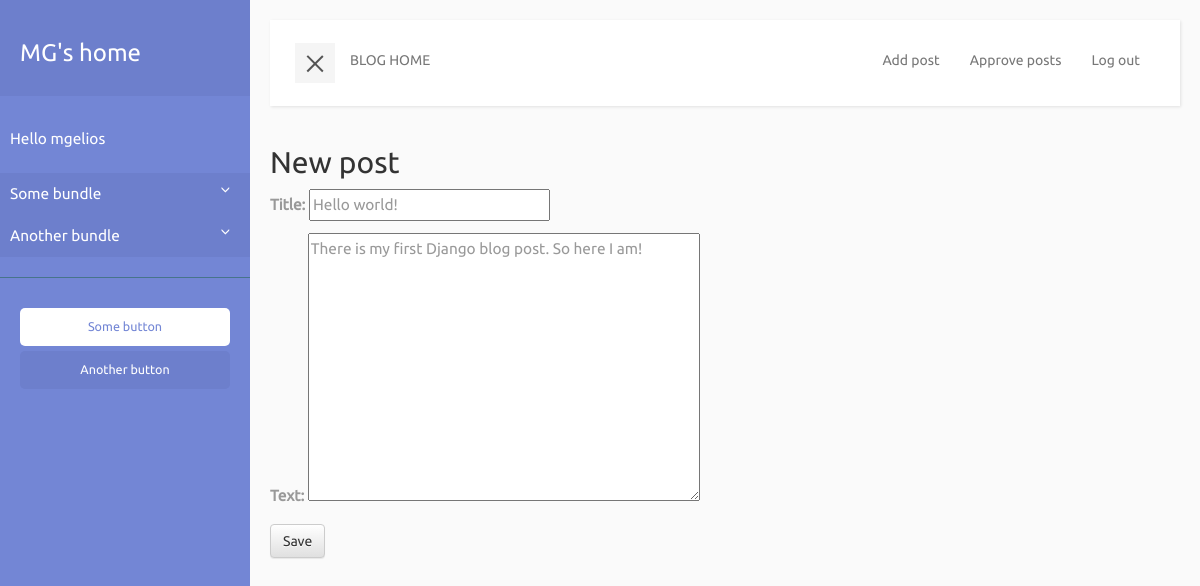
Page /blog/post/1/edit/ (signed in) on the committed database.
### blog/models.py (models this page shows, shortened)
class CategoryBundle(models.Model):
    name = models.CharField(max_length=200)
    created_date = models.DateTimeField(default=timezone.now)

class Post(models.Model):
    author = models.ForeignKey('auth.User')
    category = models.ForeignKey('blog.Category', default=None, null=True)
    title = models.CharField(max_length=200)
    text = models.TextField()
    created_date = models.DateTimeField(default=timezone.now)
    published_date = models.DateTimeField(blank=True, null=True)

### blog/views.py (the view)
# urls.py: url(r'^blog/post/(?P<pk>\d+)/edit/$', views.post_edit, name='post_edit'),
@login_required
def post_edit(request, pk):
    post = get_object_or_404(Post, pk=pk)
    categories = get_category_list()
    bundles = get_category_bundle_list()
    if request.method == "POST":
        form = PostForm(request.POST, instance=post)
        if (form.is_valid()):
            post = form.save(commit=False)
            post.author = request.user
            post.save()
            return redirect('post_detail', pk=post.pk)
    else:
        form = PostForm(instance=post)
    return render(request, 'blog/post_edit.html', {'form': form, 'categories': categories, 'category_bundles': bundles})

### blog/forms.py
class PostForm(forms.ModelForm):
    class Meta:
        model = Post
        fields = ('title', 'text',)

### blog/views.py (called while the page is built)
def get_category_list():
    categories = list(Category.objects.order_by('created_date'))
    return categories

def get_category_bundle_list():
    bundles = list(CategoryBundle.objects.order_by('created_date'))
    return bundles

### blog/templates/blog/post_edit.html
{% extends 'blog/base.html' %}
{% block content %}
    <h2>New post</h2>
    <form method="POST" class="post-form">{% csrf_token %}
        {{ form.as_p }}
        <button type="submit" class="save btn btn-default" >Save</button>
    </form>
{% endblock %}

### blog/templates/blog/base.html (shortened to what this page needs)
{% load staticfiles %}
<html>
    <head>
        <link rel="stylesheet" href="//maxcdn.bootstrapcdn.com/bootstrap/3.2.0/css/bootstrap.min.css" >
        <link rel="stylesheet" href="//maxcdn.bootstrapcdn.com/bootstrap/3.2.0/css/bootstrap-theme.min.css" >
        <link rel="stylesheet" href="{% static 'css/blog.css' %}" >
    </head>
    <body>
        <div class="wrapper">
            <nav id="sidebar">
                <div class="sidebar-header">
                    <h3><a href="/">MG's home</a></h3>
                </div>
                <ul class="list-unstyled components">
                    <p>Hello {{user.username}}</p>
                    {% for category_bundle in category_bundles %}
                        <li class="active">
                            <a href="#submenu-{{category_bundle.id}}" data-toggle="collapse" aria-expanded="false">
                                {{category_bundle.name}}
                            </a>
                        </li>
                    {% endfor %}
                </ul>
                <ul class="list-unstyled CTAs">
                    <li><a href="#" class="download">Some button</a></li>
                    <li><a href="#" class="article">Another button</a></li>
                </ul>
            </nav>
            <div id="content">
                <nav class="navbar navbar-default">
                    <div class="container-fluid">
                        <div class="navbar-header">
                            <button type="button" id="sidebarCollapse" class="navbar-btn">
                                <span></span>
                            </button>
                        </div>
                        <div class="collapse navbar-collapse" id="bs-example-navbar-collapse-1">
                            <ul class="nav navbar-nav navbar-left">
                                <li>
                                    <a href="/blog/">BLOG HOME</a>
                                </li>
                            </ul>
                            <ul class="nav navbar-nav navbar-right">
                            {% if user.is_authenticated %}
                                <li>
                                    <a href="{% url 'post_new' %}">Add post</a>
                                </li>
                                <li>
                                    <a href="{% url 'post_draft_list' %}">Approve posts</a>
                                </li>
                                <li>
                                    <a href="{% url 'logout' %}">Log out</a>
                                </li>
                            {% else %}
                                <li>
                                    <a href="{% url 'login' %}">Log in</a>
                                </li>
                            {% endif %}
                            </ul>
                        </div>
                    </div>
                </nav>
                {% block content %}
                {% endblock %}
            </div>
        </div>
    </body>
</html>

### blog/static/css/blog.css (style rules this page uses)
body { font-family: 'Ubuntu', sans-serif; background: #fafafa; }
p { font-family: 'Ubuntu', sans-serif; font-size: 1.1em; font-weight: 300; line-height: 1.7em; color: #999; }
a, a:hover, a:focus { color: inherit; text-decoration: none; transition: all 0.3s; }
.navbar { padding: 15px 10px; background: #fff; border: none; border-radius: 0; margin-bottom: 40px; box-shadow: 1px 1px 3px rgba(0, 0, 0, 0.1); }
.navbar-btn { box-shadow: none; outline: none !important; border: none; }
.wrapper { display: flex; align-items: stretch; perspective: 1500px; }
#sidebar { min-width: 250px; max-width: 250px; background: #7386D5; color: #fff; transition: all 0.6s cubic-bezier(0.945, 0.020, 0.270, 0.665); transform-origin: bottom left; }
#sidebar .sidebar-header { padding: 20px; background: #6d7fcc; }
#sidebar ul.components { padding: 20px 0; border-bottom: 1px solid #47748b; }
#sidebar ul p { color: #fff; padding: 10px; }
#sidebar ul li a { padding: 10px; font-size: 1.1em; display: block; }
#sidebar ul li.active > a, a[aria-expanded="true"] { color: #fff; background: #6d7fcc; }
a[data-toggle="collapse"] { position: relative; }
a[aria-expanded="false"]::before, a[aria-expanded="true"]::before { content: '\e259'; display: block; position: absolute; right: 20px; font-family: 'Glyphicons Halflings'; font-size: 0.6em; }
ul.CTAs { padding: 20px; }
ul.CTAs a { text-align: center; font-size: 0.9em !important; display: block; border-radius: 5px; margin-bottom: 5px; }
a.download { background: #fff; color: #7386D5; }
a.article, a.article:hover { background: #6d7fcc !important; color: #fff !important; }
#content { padding: 20px; min-height: 100vh; transition: all 0.3s; width: 100%; }
#sidebarCollapse { width: 40px; height: 40px; background: #f5f5f5; }
#sidebarCollapse span { width: 80%; height: 2px; margin: 0 auto; display: block; background: #555; transition: all 0.8s cubic-bezier(0.810, -0.330, 0.345, 1.375); transition-delay: 0.2s; }
#sidebarCollapse span:last-of-type { transform: rotate(-45deg) translate(1px, -1px); }
.wrapper div { display: block; }

### rows in the picture
CategoryBundle: name "Some bundle"
CategoryBundle: name "Another bundle"
Post: title "Hello world!", text "There is my first Django blog post. So here I am!"

### other values in the picture
{{ user.username }} "mgelios"
